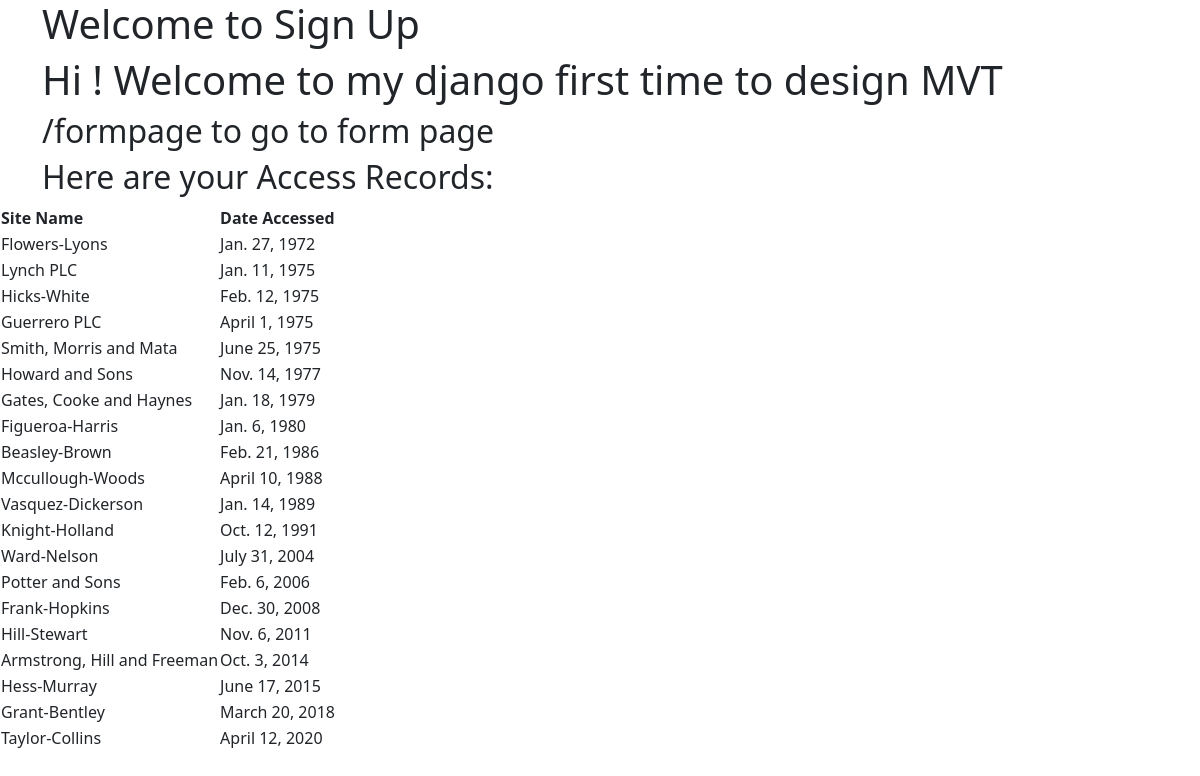
The page / on the database its author committed.
### first_app/models.py (models this page shows, shortened)
class AccessRecord(models.Model):
    name=models.ForeignKey(Webpage,on_delete=models.CASCADE)
    date=models.DateField()

class Webpage(models.Model):
    topic=models.ForeignKey(Topic,on_delete=models.CASCADE)
    name=models.CharField(max_length=264,unique=True)
    url=models.URLField(unique=True)
    def __str__(self):
        return self.name

### first_app/views.py (the view)
# urls.py: url('',views.index,name='index'),
def index(request):
    webpages_list=AccessRecord.objects.order_by('date')
    date_dict={'access_records':webpages_list} #mapping to templates/index.html <div>
    my_dict={'insert_me':"Hello I am coming from first_app/index.html"}
    return render(request,'first_app/index.html',context=date_dict)

### templates/first_app/index.html (shortened to what this page needs)
<!DOCTYPE html>
{% load static %}
<html lang="en" dir="ltr">
  <head>
    <link href="https://cdn.jsdelivr.net/npm/bootstrap@5.0.0-beta2/dist/css/bootstrap.min.css" rel="stylesheet">
  </head>
  <body>
    <div class="container">
      <div class="jumbotron">
      <h1>Welcome to Sign Up </h1>
    </div>
    </div>
    <div class="container">
      <div class="jumbotron">
        <h1>Hi ! Welcome to my django first time to design MVT</h1>
        <h2> /formpage to go to form page </h2>
        <h2> Here are your Access Records:</h2>
      </div>
    </div>
    <div class="djangotwo">
      {% if access_records %}
        <table>
          <thead>
            <th>Site Name</th>
            <th>Date Accessed</th>
          </thead>
          {% for acc in access_records %}
          <tr>
            <td> {{ acc.name}} </td>
            <td> {{ acc.date}} </td>
          </tr>
          {% endfor %}
        </table>
      {% else %}
        <p> No ACCESS RECORDED</p>
      {% endif %}
    </div>
  </body>
</html>

### rows shown on the page
AccessRecord: name "Flowers-Lyons", date "Jan. 27, 1972"
AccessRecord: name "Lynch PLC", date "Jan. 11, 1975"
AccessRecord: name "Hicks-White", date "Feb. 12, 1975"
AccessRecord: name "Guerrero PLC", date "April 1, 1975"
AccessRecord: name "Smith, Morris and Mata", date "June 25, 1975"
AccessRecord: name "Howard and Sons", date "Nov. 14, 1977"
AccessRecord: name "Gates, Cooke and Haynes", date "Jan. 18, 1979"
AccessRecord: name "Figueroa-Harris", date "Jan. 6, 1980"
AccessRecord: name "Beasley-Brown", date "Feb. 21, 1986"
AccessRecord: name "Mccullough-Woods", date "April 10, 1988"
AccessRecord: name "Vasquez-Dickerson", date "Jan. 14, 1989"
AccessRecord: name "Knight-Holland", date "Oct. 12, 1991"
AccessRecord: name "Ward-Nelson", date "July 31, 2004"
AccessRecord: name "Potter and Sons", date "Feb. 6, 2006"
AccessRecord: name "Frank-Hopkins", date "Dec. 30, 2008"
AccessRecord: name "Hill-Stewart", date "Nov. 6, 2011"
AccessRecord: name "Armstrong, Hill and Freeman", date "Oct. 3, 2014"
AccessRecord: name "Hess-Murray", date "June 17, 2015"
AccessRecord: name "Grant-Bentley", date "March 20, 2018"
AccessRecord: name "Taylor-Collins", date "April 12, 2020"
